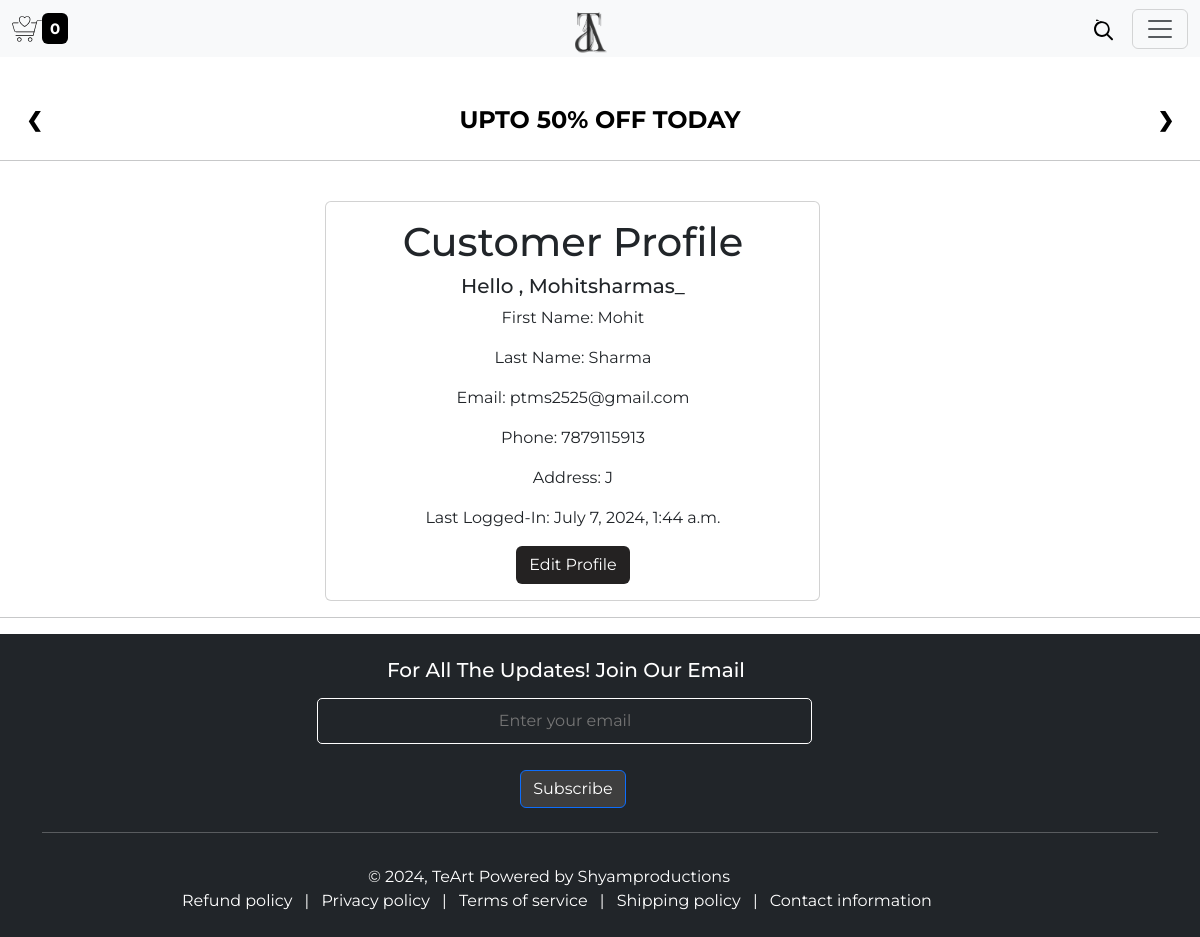
The app's page /customer/profile/ (signed in) with its own data.
### store/models/customer.py (models this page shows, shortened)
class Customer(models.Model):
    first_name = models.CharField(max_length=50)
    last_name = models.CharField(max_length=50)
    username = models.CharField(max_length=50, unique=True, default='default_username')
    phone = models.CharField(max_length=10)
    last_login = models.DateTimeField(auto_now=True)
    email = models.EmailField()
    password = models.CharField(max_length=100)
    address = models.OneToOneField('Address', on_delete=models.SET_NULL, null=True, blank=True, related_name='profile')

### store/models/address.py (models this page shows, shortened)
class Address(models.Model):
    customer = models.ForeignKey(Customer, on_delete=models.CASCADE, related_name='addresses')
    address = models.CharField(max_length=255)

### store/views/profile.py (the view)
# urls.py: path('customer/profile/', CustomerProfileView.as_view(), name='customer_profile'),
class CustomerProfileView(DetailView):
    model = Customer
    template_name = 'customer_profile.html'
    context_object_name = 'customer'
    def get_object(self, queryset=None):
        customer_id = self.request.session.get('customer')
        if customer_id:
            customer = Customer.objects.get(id=customer_id)
            return customer
        else:
            return None
    def get_context_data(self, **kwargs):
        context = super().get_context_data(**kwargs)
        customer_id = self.request.session.get('customer')
        if customer_id:
            addresses = Address.objects.filter(customer_id=customer_id)
            categories = Category.objects.all()  # Fetch all categories
            context['addresses'] = addresses
            context['categories'] = categories  # Pass categories to the context
        return context

### store/templates/customer_profile.html (shortened to what this page needs)
{% extends 'base.html' %}
{% block content %}
<div class="container mt-4" style="width: 100%;">
    <div class="row justify-content-center">
        <div class="col-lg-6 col-md-8">
            <div class="card">
                <div class="card-body text-center">
                    <h1 class="card-title">Customer Profile</h1>
                    <h5 class="card-text">Hello , {{ customer.username }}</h5>
                    <p class="card-text">First Name: {{ customer.first_name }}</p>
                    <p class="card-text">Last Name: {{ customer.last_name }}</p>
                    <p class="card-text">Email: {{ customer.email }}</p>
                    <p class="card-text">Phone: {{ customer.phone }}</p>
                    <p class="card-text">Address: {{ customer.address.address }}</p>
                    <p class="card-text text-center">Last Logged-In: {{ customer.last_login }}</p>
                    <a href="{% url 'customer_profile_edit' %}" class="btn" style="color: white; background-color: rgb(36, 34, 34);">Edit Profile</a>
                </div>
            </div>
        </div>
    </div>
</div>
{% endblock %}

### store/templates/base.html (style rules this page uses)
body { display: flex; flex-direction: column; min-height: 100vh; }
body { font-family: 'Montserrat', sans-serif; }
.row { width: 93%; }
.btn { transition: transform 0.5s ease; }

### store/templates/customer_profile.html (style rules this page uses)
.col-lg-6.col-md-8 { margin-left: 3em; }

### records on screen
Customer: username "Mohitsharmas_", first_name "Mohit", last_name "Sharma", email "ptms2525@gmail.com", phone "7879115913", address.address "J", last_login "July 7, 2024, 1:44 a.m."

### other values on screen
{{ request.session.cart.keys|length }} "0"
